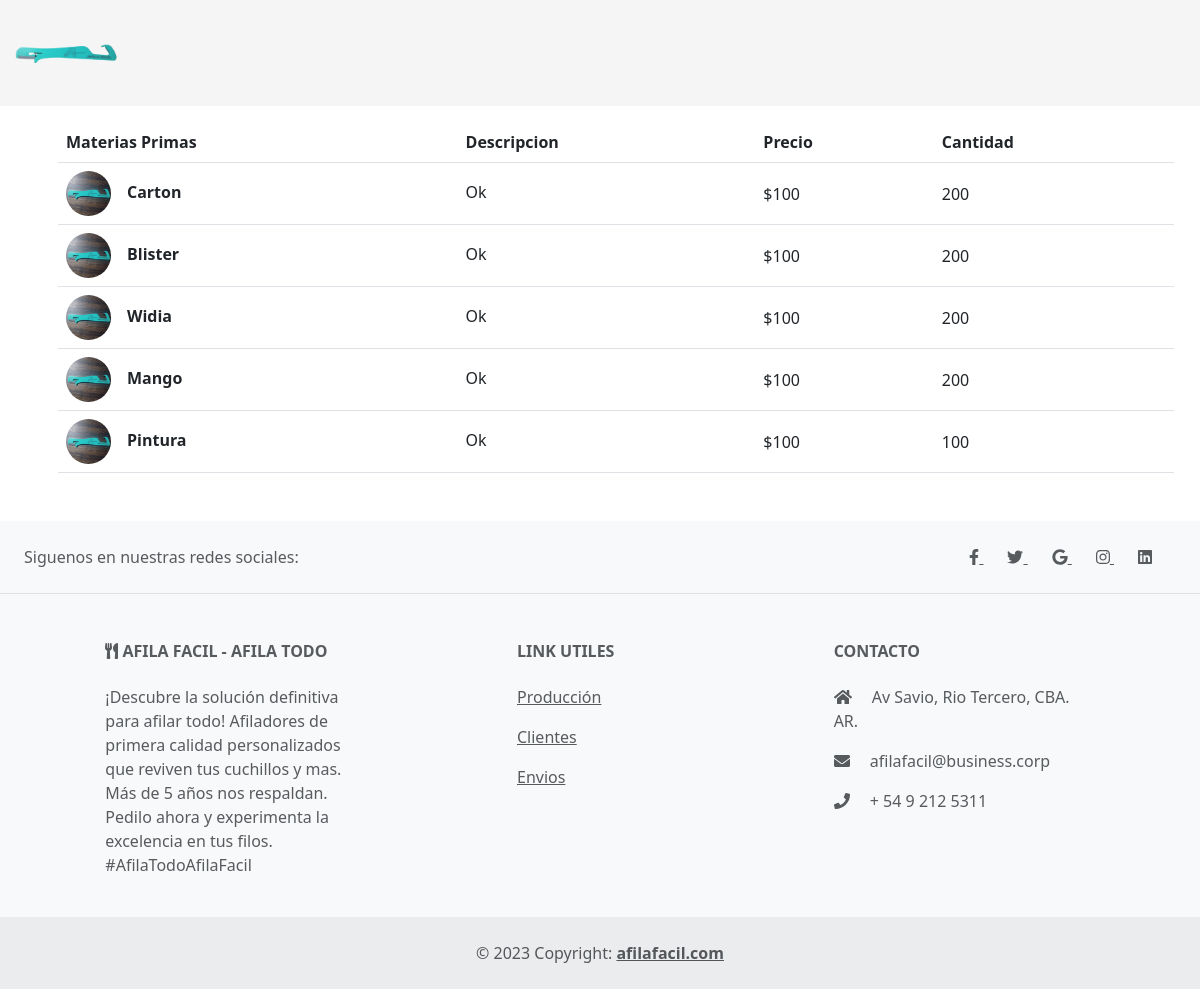
Screenshot of /materias_primas/ with the database file from the repository.
### materias_primas/models.py (models this page shows, shortened)
class Materias(models.Model):
    nombre = models.CharField(max_length=45)
    descripcion = models.CharField(max_length=200)
    precio = models.IntegerField()
    cantidad = models.IntegerField()
    imagen = models.CharField(max_length=100)
    def get_imagen_url(self):
        if self.imagen:
            return f"/static/img/{self.imagen}"
        else:
            return "/static/img/afilador.jpeg"
    class Meta:
        db_table = 'materias'
        verbose_name = "Materia"

### materias_primas/views.py (the view)
# urls.py: path('', views.mostrar_materias_primas, name='materias_primas'),
def mostrar_materias_primas(request):
    materias = Materias.objects.all()
    return render(request, 'materias_primas.html', {'materias': materias, 'mensaje': "No hay Materia Prima"})

### materias_primas/templates/materias_primas.html (shortened to what this page needs)
{% extends "materias_primas/layout.html" %}
{% load static %}
{% block content %}
{% if materias%}
<div class="container">
    <table class="table align-middle mb-0 bg-white m-3 mb-5">
        <thead class="bg-light">
        <tr>
            <th>Materias Primas</th>
            <th>Descripcion</th>
            <th>Precio</th>
            <th>Cantidad</th>
        </tr>
        </thead>
        <tbody>
        {% for materia in materias %}
            <tr>
                <td>
                <div class="d-flex align-items-center">
                    <img
                        src="{{ materia.get_imagen_url }}"
                        alt="NO-IMG"
                        style="width: 45px; height: 45px"
                        class="rounded-circle"
                        />
                    <div class="ms-3">
                    <p class="fw-bold mb-1 ml-2">{{materia.nombre}}</p>
                    </div>
                </div>
                </td>
                <td>
                <p class="fw-normal mb-1">{{ materia.descripcion }}</p>
                </td>
                <td>${{ materia.precio }}</td>
                <td>{{ materia.cantidad }}</td>
            </tr>
        {%endfor%}
        </tbody>
    </table>
{%else%}
    {{ mensaje }}
{%endif%}
</div>
{% endblock %}

### materias_primas/templates/materias_primas/layout.html (shortened to what this page needs)
{% load static %}
<!DOCTYPE html>
<html lang="en">
<head>
    <link href="https://cdn.jsdelivr.net/npm/bootstrap@5.3.0/dist/css/bootstrap.min.css" rel="stylesheet">
</head>
<body>
    {% include "materias_primas/nav.html"%}
        {% block content %}
        {% endblock %}
    {% include "materias_primas/footer.html"%}
</body>
</html>

### materias_primas/templates/materias_primas/nav.html (shortened to what this page needs)
{% load static %}
{% block content %}
<nav class="navbar navbar-expand-lg navbar-light" style="background-color:#f5f5f5;">
  <div class="container-fluid">
    <div class="collapse navbar-collapse" id="navbarSupportedContent">
      <a class="navbar-brand mt-2 mt-lg-0" href="#">
        <img
          src="{% static 'img/logo.jpeg' %}"
          height="80"
          alt="Logo Afila Facil"
          loading="lazy"
        />
      </a>
    </div>
    </div>
</nav>
{% endblock %}

### materias_primas/templates/materias_primas/footer.html
{% block content %}
<footer class="text-center text-lg-start bg-light text-muted">
    <section class="d-flex justify-content-center justify-content-lg-between p-4 border-bottom">
      <div class="me-5 d-none d-lg-block">
        <span>Siguenos en nuestras redes sociales: </span>
      </div>
      <div>
        <a href="" class="me-4 text-reset">
          <i class="fab fa-facebook-f"></i>
        </a>
        <a href="" class="me-4 text-reset">
          <i class="fab fa-twitter"></i>
        </a>
        <a href="" class="me-4 text-reset">
          <i class="fab fa-google"></i>
        </a>
        <a href="" class="me-4 text-reset">
          <i class="fab fa-instagram"></i>
        </a>
        <a href="" class="me-4 text-reset">
          <i class="fab fa-linkedin"></i>
        </a>
      </div>
    </section>
    <section class="">
      <div class="container text-center text-md-start mt-5">
        <div class="row mt-3">
          <div class="col-md-3 col-lg-4 col-xl-3 mx-auto mb-4">
            <h6 class="text-uppercase fw-bold mb-4">
              <i class="fas fa-utensils"></i> AFILA FACIL - AFILA TODO
            </h6>
            <p>
                ¡Descubre la solución definitiva para afilar todo! Afiladores de primera calidad personalizados que reviven tus cuchillos y mas. Más de 5 años nos respaldan. Pedilo ahora y experimenta la excelencia en tus filos. #AfilaTodoAfilaFacil
            </p>
          </div>
          <div class="col-md-3 col-lg-2 col-xl-2 mx-auto mb-4">
            <h6 class="text-uppercase fw-bold mb-4">
              Link Utiles
            </h6>
            <p>
              <a href="#!" class="text-reset">Producción</a>
            </p>
            <p>
              <a href="#!" class="text-reset">Clientes</a>
            </p>
            <p>
              <a href="#!" class="text-reset">Envios</a>
            </p>
          </div>
          <div class="col-md-4 col-lg-3 col-xl-3 mx-auto mb-md-0 mb-4">
            <h6 class="text-uppercase fw-bold mb-4">Contacto</h6>
            <p><i class="fas fa-home me-3"></i> Av Savio, Rio Tercero, CBA. AR.</p>
            <p>
              <i class="fas fa-envelope me-3"></i>
              afilafacil@business.corp
            </p>
            <p><i class="fas fa-phone me-3"></i> + 54 9 212 5311</p>
          </div>
        </div>
      </div>
    </section>
    <div class="text-center p-4" style="background-color: rgba(0, 0, 0, 0.05);">
      © 2023 Copyright:
      <a class="text-reset fw-bold" href="https://www.afilafacil.com/">afilafacil.com</a>
    </div>
  </footer>
  {% endblock %}

### rows the page displays
Materias: nombre "Carton", descripcion "Ok", precio "100", cantidad "200"
Materias: nombre "Blister", descripcion "Ok", precio "100", cantidad "200"
Materias: nombre "Widia", descripcion "Ok", precio "100", cantidad "200"
Materias: nombre "Mango", descripcion "Ok", precio "100", cantidad "200"
Materias: nombre "Pintura", descripcion "Ok", precio "100", cantidad "100"
